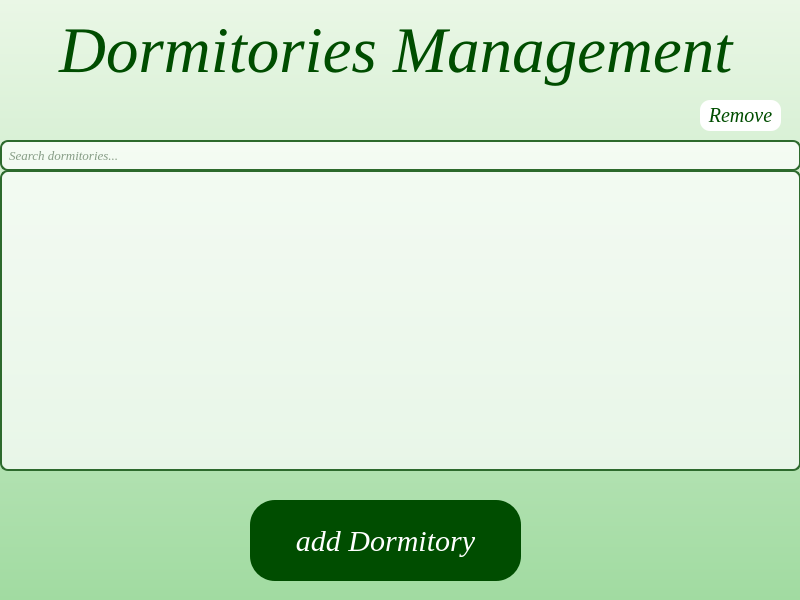
<?xml version="1.0" encoding="UTF-8"?>
<ui version="4.0">
 <class>DormitoryMng</class>
 <widget class="QWidget" name="DormitoryMng">
  <property name="geometry">
   <rect>
    <x>0</x>
    <y>0</y>
    <width>800</width>
    <height>600</height>
   </rect>
  </property>
  <property name="windowTitle">
   <string>Form</string>
  </property>
  <property name="styleSheet">
   <string notr="true">QWidget#DormitoryMng {
    background: qlineargradient(spread:pad, x1:0, y1:0, x2:0, y2:1, stop:0 #EAF7E6, stop:1 #A1DBA1);
}</string>
  </property>
  <widget class="QLabel" name="label">
   <property name="geometry">
    <rect>
     <x>40</x>
     <y>-20</y>
     <width>771</width>
     <height>141</height>
    </rect>
   </property>
   <property name="font">
    <font>
     <family>Times New Roman</family>
     <pointsize>-1</pointsize>
     <italic>true</italic>
     <fontweight>ExtraBold</fontweight>
    </font>
   </property>
   <property name="styleSheet">
    <string notr="true">background-color: transparent; color: #004d00; padding: 5px; border-image: none; border: none; font-size: 65px;
</string>
   </property>
   <property name="text">
    <string>Dormitories Management</string>
   </property>
  </widget>
  <widget class="QListWidget" name="listDormitories">
   <property name="geometry">
    <rect>
     <x>0</x>
     <y>170</y>
     <width>801</width>
     <height>301</height>
    </rect>
   </property>
   <property name="font">
    <font>
     <family>Times New Roman</family>
     <pointsize>-1</pointsize>
     <italic>true</italic>
     <fontweight>ExtraBold</fontweight>
    </font>
   </property>
   <property name="styleSheet">
    <string notr="true">QListWidget {
    border: 2px solid #2d6a2d;
    border-radius: 8px;
    background-color: rgba(255,255,255,180);
    font-size: 14px;
    padding: 5px;
}

QListWidget::item {
    padding: 10px;
    border-bottom: 1px solid #a0d0a0;
    color: #1a3d1a;
}

QListWidget::item:selected {
    background-color: #2d6a2d;
    color: white;
    border-radius: 5px;
}

QListWidget::item:hover {
    background-color: #c8e6c8;
    border-radius: 5px;
}</string>
   </property>
   <property name="verticalScrollBarPolicy">
    <enum>Qt::ScrollBarPolicy::ScrollBarAsNeeded</enum>
   </property>
   <property name="horizontalScrollBarPolicy">
    <enum>Qt::ScrollBarPolicy::ScrollBarAsNeeded</enum>
   </property>
  </widget>
  <widget class="QPushButton" name="btnAddDorm">
   <property name="geometry">
    <rect>
     <x>250</x>
     <y>500</y>
     <width>271</width>
     <height>81</height>
    </rect>
   </property>
   <property name="font">
    <font>
     <family>Times New Roman</family>
     <pointsize>-1</pointsize>
     <italic>true</italic>
     <fontweight>ExtraBold</fontweight>
    </font>
   </property>
   <property name="styleSheet">
    <string notr="true">background-color: #004d00; color: white; padding: 5px;  border-image: none; border: none; border-radius: 25px; font-size:30px;</string>
   </property>
   <property name="text">
    <string>add Dormitory</string>
   </property>
  </widget>
  <widget class="QLineEdit" name="searchBar">
   <property name="geometry">
    <rect>
     <x>0</x>
     <y>140</y>
     <width>801</width>
     <height>31</height>
    </rect>
   </property>
   <property name="font">
    <font>
     <family>Times New Roman</family>
     <pointsize>-1</pointsize>
     <italic>true</italic>
     <fontweight>ExtraBold</fontweight>
    </font>
   </property>
   <property name="styleSheet">
    <string notr="true">QLineEdit {
    border: 2px solid #2d6a2d;
    border-radius: 8px;
    padding: 5px;
    font-size: 13px;
    background-color: rgba(255,255,255,180);
	color: #1a3d1a;
}</string>
   </property>
   <property name="placeholderText">
    <string>Search dormitories...</string>
   </property>
  </widget>
  <widget class="QPushButton" name="btnRemoveDormitory">
   <property name="geometry">
    <rect>
     <x>700</x>
     <y>100</y>
     <width>81</width>
     <height>31</height>
    </rect>
   </property>
   <property name="font">
    <font>
     <family>Times New Roman</family>
     <pointsize>-1</pointsize>
     <italic>true</italic>
     <fontweight>ExtraBold</fontweight>
    </font>
   </property>
   <property name="styleSheet">
    <string notr="true">background-color: white; color: #004d00; padding: 5px;  border-image: none; border: none; border-radius: 10px; font-size:20px;</string>
   </property>
   <property name="text">
    <string>Remove</string>
   </property>
  </widget>
 </widget>
 <resources/>
 <connections/>
</ui>
